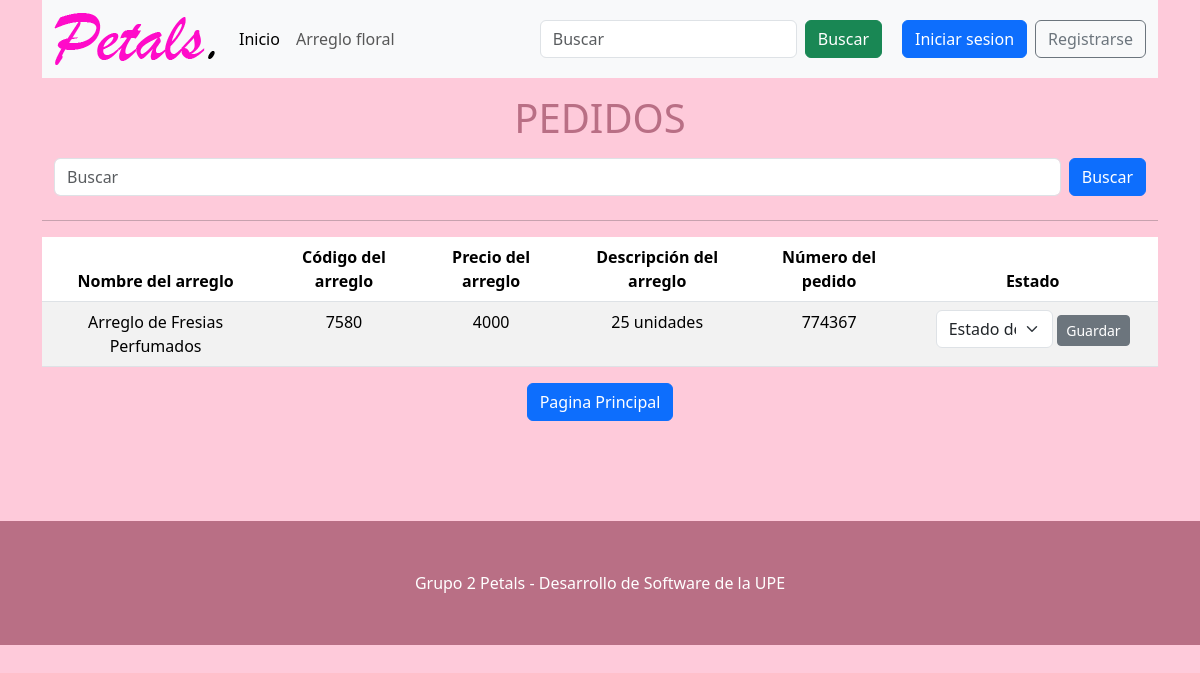
Page /preparar_envios.php on the committed database.
### tables this page shows
CREATE TABLE `pedido` (
  `Cantidad` int(11) NOT NULL,
  `Precio` int(11) NOT NULL,
  `Fecha_Entrega` date NOT NULL,
  `Estado_Actual` varchar(45) NOT NULL,
  `IDPedido` int(11) NOT NULL,
  `IDProducto_Catalogo` int(11) DEFAULT NULL
);

CREATE TABLE `producto_catalogo` (
  `Imagen_del_AF` varchar(45) NOT NULL,
  `Nombre_del_AF` varchar(45) NOT NULL,
  `Codigo_del_AF` int(11) NOT NULL,
  `Precio_del_AF` int(11) NOT NULL,
  `Descripcion_del_AF` varchar(50) DEFAULT NULL,
  `Activo` varchar(10) NOT NULL,
  `IDProducto_Catalogo` int(11) NOT NULL
);

CREATE TABLE `destinatario` (
  `Codigo_de_Pedido` int(11) NOT NULL,
  `Nombre` varchar(45) NOT NULL,
  `Apellido_destinatario` varchar(45) NOT NULL,
  `Telefono` int(11) NOT NULL,
  `Email` varchar(60) NOT NULL,
  `Calle` varchar(45) NOT NULL,
  `Numero` int(11) NOT NULL,
  `Localidad` varchar(45) NOT NULL,
  `Partido` varchar(45) NOT NULL,
  `CP` int(11) NOT NULL,
  `Producto` varchar(45) NOT NULL,
  `Observacion` varchar(60) NOT NULL,
  `IDDestinatario` int(11) NOT NULL,
  `IDPedido` int(11) NOT NULL,
  `tarjeta` varchar(100) NOT NULL,
  `tarjeta_mensaje` varchar(2000) NOT NULL
);

### preparar_envios.php (the view, shortened to what this page needs)
<?php
include 'app/conexion.php';
if (!empty($_GET["busqueda"]))
{
	$sql = "select pedido.IDPedido,
	producto_catalogo.Nombre_del_AF,
	producto_catalogo.IDProducto_Catalogo,
	pedido.Precio, pedido.Estado_Actual,
	producto_catalogo.Descripcion_del_AF,
	destinatario.Codigo_de_Pedido
	from pedido inner join producto_catalogo on
	pedido.IDProducto_Catalogo = producto_catalogo.IDProducto_Catalogo
	inner join destinatario on destinatario.IDPedido = pedido.IDPedido
	WHERE
	producto_catalogo.Nombre_del_AF LIKE '%$_GET[busqueda]%'
	OR producto_catalogo.IDProducto_Catalogo LIKE '%$_GET[busqueda]%'
	OR pedido.Precio LIKE '%$_GET[busqueda]%'
	OR pedido.Estado_Actual LIKE '%$_GET[busqueda]%'
	OR producto_catalogo.Descripcion_del_AF LIKE '%$_GET[busqueda]%'
	OR destinatario.Codigo_de_Pedido LIKE '%$_GET[busqueda]%'
	";
	$result = mysqli_query($conexion, $sql);
}
else
{
$sql = "select pedido.IDPedido, producto_catalogo.Nombre_del_AF, producto_catalogo.IDProducto_Catalogo, pedido.Precio, pedido.Estado_Actual, producto_catalogo.Descripcion_del_AF, destinatario.Codigo_de_Pedido from pedido inner join producto_catalogo on pedido.IDProducto_Catalogo = producto_catalogo.IDProducto_Catalogo inner join destinatario on destinatario.IDPedido = pedido.IDPedido";
$result = mysqli_query($conexion, $sql);
}
include 'sections/header.php';
?>
<div class="container">
	<div class="row d-flex justify-content-end">
		<h1 class="text-center my-3">PEDIDOS</h1>
 		<form action="preparar_envios.php" method="get" class="d-flex mb-4">
                    <input class="form-control me-2" type="search" placeholder="Buscar" aria-label="Search" name="busqueda" id="busqueda">
                    <button class="btn btn-primary">Buscar</button>
                </form>
		<hr>
		<table class="table table-striped table-hover text-center">
		  <thead>
		    <tr>
		      <th scope="col">Nombre del arreglo</th>
		      <th scope="col">Código del arreglo</th>
		      <th scope="col">Precio del arreglo</th>
		      <th scope="col">Descripción del arreglo</th>
		      <th scope="col">Número del pedido</th>
		      <th scope="col">Estado</th>
		    </tr>
		  </thead>
		  <tbody>
		  	<?php while($ped = mysqli_fetch_assoc($result)){ ?>
		    <tr>
		      <td><?php echo $ped["Nombre_del_AF"] ?></td>
		      <td><?php echo $ped["IDProducto_Catalogo"] ?></td>
		      <td><?php echo $ped["Precio"] ?></td>
		      <td><?php echo $ped["Descripcion_del_AF"] ?></td>
		      <td><?php echo $ped["Codigo_de_Pedido"] ?></td>
		      <td>
		      	<?php if($ped["Estado_Actual"] == "preparado"){?>
		      		<label><?php echo $ped["Estado_Actual"] ?></label>
		      	<?php }else{ ?>
		      	<form action="app/estadoEnvio.php" method="POST">
		      		<select name="estado" id="" class="form-select w-50 d-inline">
					  	<option selected>Estado del pedido</option>
			  		</select>
			  		<button type="submit" class="btn btn-secondary btn-sm" name="guardar">Guardar</button>
		      	</form>
		      	<?php }?>
		      </td>
		    </tr>
		    <?php } ?>
		  </tbody>
		</table>
	</div>
	<div class="row">
		<div class="col-sm text-center">
			<a href="index.php" class="btn btn-primary">Pagina Principal</a>
		</div>
	</div>
</div>
<?php
include 'sections/footer.php';
?>

### style.css (style rules this page uses)
body { background-color: #fecada; }
h1, h2 { text-align: center; margin-top: 30px; color: #b96f85; }

### rows in the picture
pedido: IDProducto_Catalogo.Nombre_del_AF "Arreglo de Fresias Perfumados", IDProducto_Catalogo.IDProducto_Catalogo "7580", Precio "4000", IDProducto_Catalogo.Descripcion_del_AF "25 unidades", destinatario.Codigo_de_Pedido "774367"
